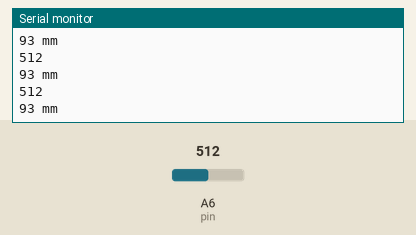
Recording of a sketch running on a simulated Arduino Nano, built with avr-gcc and run on an emulated ATmega328P. Shown: the last lines printed to the serial monitor. The inputs (shaded band) are chosen by the test bench; at power-on: A6 (pin) = 512.

Above: at 1.3 s.
1.4 s: A6 (pin) set to 716
At 1.81 s:
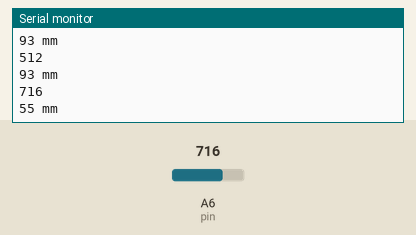
2.9 s: A6 (pin) set to 900
At 3.31 s:
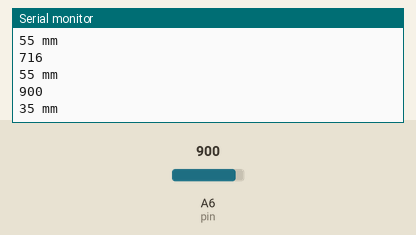
Timing chart, 0 to 5.9 s (numbered marks = the images above; inputs shaded):
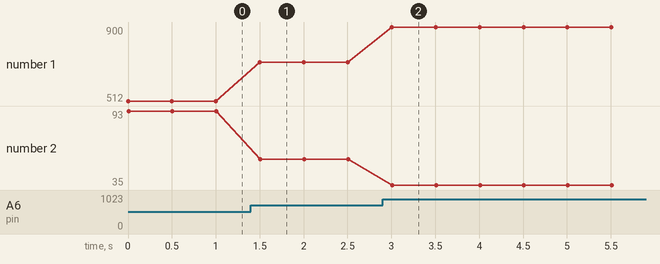

Measured:
- after the input at 1.4 s, the serial monitor: prints a new line after 0.10 s (image 1)
- after the input at 2.9 s, the serial monitor: prints a new line after 0.10 s (image 2)
- plotted number 1: 512 → 716 after the input at 1.4 s, 716 → 900 after the input at 2.9 s
- plotted number 2: 93 → 55 after the input at 1.4 s, 55 → 35 after the input at 2.9 s

The sketch:

abstandssensor_Test.ino
```cpp
/******** start code ********/
/*
 *  created   2013-07-12
 *  by    lisper ([email protected])
 *  function  test gp2d12, read value from A0
 *
 *      VCC -- VCC
 *      GND -- GND
 *      Signal -- Analog 0
 */

#define pin A6


/********************************/
/*                              */
/********************************/
void setup () {
  Serial.begin (9600);
  pinMode (pin, INPUT);
}

void loop ()
{
  distanceSensor_test();
}


void distanceSensor_test()
{
  uint16_t value = analogRead (pin);
  uint16_t range = get_gp2d12 (value);
  Serial.println (value);
  Serial.print (range);
  Serial.println (" mm");
  Serial.println ();
  delay (500);
}

uint16_t get_gp2d12 (uint16_t value) {
  if (value < 10) value = 10;
  return ((67870.0 / (value - 3.0)) - 40.0);
}

/******** end code ********/
```
